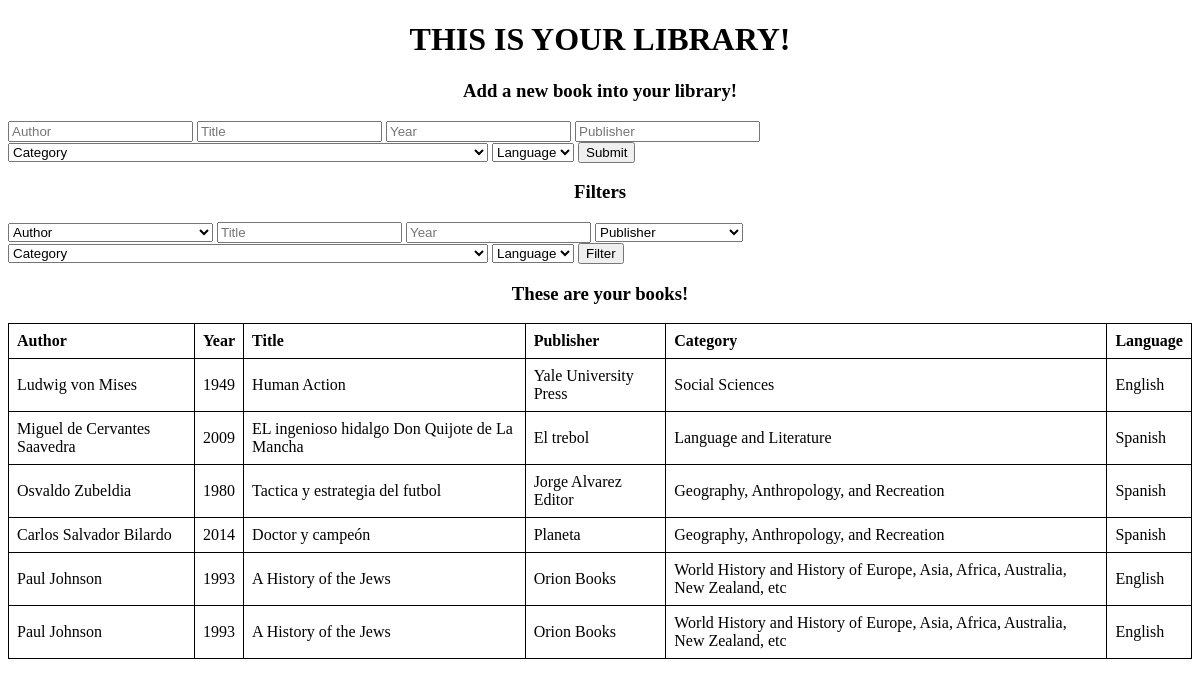
The app's page /, older data.
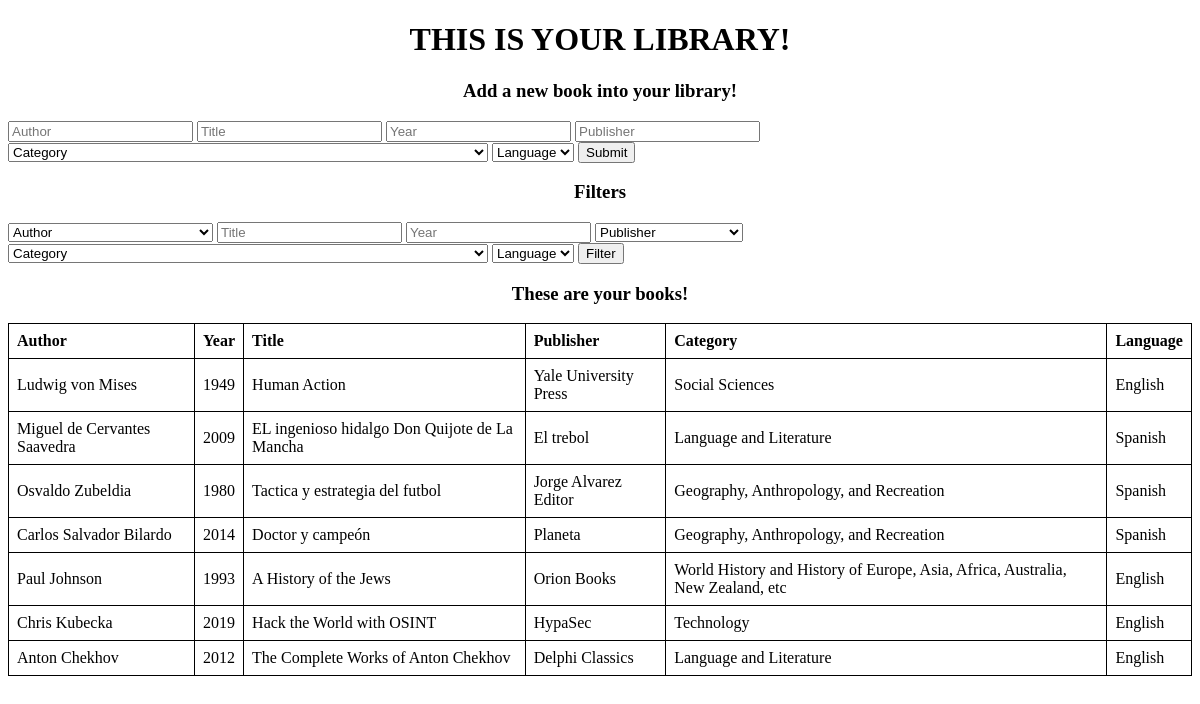
The same page, newer data.
### books/models.py (models this page shows, shortened)
class Books(models.Model):
    class LCC(models.TextChoices):
        GENERAL_WORK = 'A', 'General Works'
        PHILOSOPHY_PSYCHOLOGY_RELIGION = 'B', 'Philosophy, Psychology, Religion'
        AUXILIARY_SCIENCES_OF_HISTORY = 'C', 'Auxiliary Sciences of History'
        WORLD_HISTORY_AND_HISTORY_OF_CONTINENTS = 'D', 'World History and History of Europe, Asia, Africa, Australia, New Zealand, etc'
        HISTORY_OF_AMERICA = 'E', 'History of America'
        HISTORY_OF_THE_AMERICAS = 'F', 'History of the Americas'
        GEOGRAPHY_ANTHROPOLOGY_AND_RECREATION = 'G', 'Geography, Anthropology, and Recreation'
        SOCIAL_SCIENCES = 'H', 'Social Sciences'
        POLITICAL_SCIENCE = 'J', 'Political Science'
        LAW = 'K', 'Law'
        EDUCATION = 'L', 'Education'
        MUSIC = 'M', 'Music'
        FINE_ARTS = 'N', 'Fine Arts'
        LANGUAGE_AND_LITERATURE = 'P', 'Language and Literature'
        SCIENCE = 'Q', 'Science'
        MEDICINE = 'R', 'Medicine'
        AGRICULTURE = 'S', 'Agriculture'
        TECHNOLOGY = 'T', 'Technology'
        MILITARY_SCIENCE = 'U', 'Military Science'
        NAVAL_SCIENCE = 'V', 'Naval Science'
        GENERAL_INFORMATION_RESOURCES = 'Z', 'Bibliography, Library Science, and General Information Resources'
    class Languages(models.TextChoices):
        SPANISH = 'SPA', 'Spanish'
        ENGLISH = 'ENG', 'English'
        FRENCH = 'FRE', 'French'
    authorship = models.ForeignKey(
        Authors,
        related_name="books",
        verbose_name="Book's authorship",
        help_text="Enter author's name",
        db_index=True,
        on_delete=models.CASCADE
        )
    year = models.PositiveIntegerField(
        verbose_name="Book's publication Year",
        help_text="Enter book's year",
        db_index=True
        )
    title = models.CharField(
        max_length=150,
        verbose_name="Book's title",
        help_text="Enter book's title"
        )
    publisher = models.ForeignKey(
        Publishers,
        verbose_name="Book's publisher",
        help_text="Enter publisher's name",
        db_index=True,
        on_delete=models.CASCADE
        )
    category = models.CharField(
        max_length=1,
        choices=LCC.choices,
        verbose_name="Book's LCC",
        help_text="Enter book's LCC",
        db_index=True
        )
    language = models.CharField(
        max_length=3,
        choices=Languages.choices,
        verbose_name="Book's language",
        help_text="Enter book's language",
        db_index=True
        )

class Authors(models.Model):
    name = models.CharField(max_length=100)
    def __str__(self):
        return self.name

class Publishers(models.Model):
    name = models.CharField(max_length=100)
    def __str__(self):
        return self.name

### books/views.py (the view, shortened to what this page needs)
# urls.py: path("", views.index, name="index"),
def index(request):
    if request.method == 'GET':
        try:
            parameters = {
                "author": request.GET.get('authorship'),
                "title": request.GET.get('title'),
                "publisher": request.GET.get('publisher'),
                "year": request.GET.get('year'),
                "category": request.GET.get('category'),
                "language": request.GET.get('language')
                }
            context = filter(parameters)
        except Exception as e:
            context = {"error_message": e}
    if len(context) > 1:
        return render(request, "books/index.html", context)
    else:
        return render(request, "books/error.html", context)

### books/templates/books/index.html (shortened to what this page needs)
<!DOCTYPE html>
<html lang="en">
    <head>
    </head>
    <body>
        <h1>THIS IS YOUR LIBRARY!</h1>
        <h3>Add a new book into your library!</h3>
        <form action="{% url 'index' %}" method="POST">
            <input type="text" placeholder="Author" id="authorship" name="authorship" required>
            <input type="text" placeholder="Title" id="title" name="title" required>
            <input type="number" placeholder="Year" id="year" name="year" required>
            <input type="text" placeholder="Publisher" id="publisher" name="publisher" required>
            <select name="category" id="category">
                <option disabled selected>Category</option>
            </select>
            <select name="language" id="language">
                <option disabled selected>Language</option>
            </select>
            <button type="submit">Submit</button>
        </form>
        <h3>Filters</h3>
        <form action="{% url 'index' %}" method="GET">
            <select name="authorship" id="authorship">
                <option disabled selected>Author</option>
            </select>
            <input type="text" placeholder="Title" id="title" name="title">
            <input type="number" placeholder="Year" id="year" name="year">
            <select name="publisher" id="publisher">
                <option disabled selected>Publisher</option>
            </select>
            <select name="category" id="category">
                <option disabled selected>Category</option>
            </select>
            <select name="language" id="language">
                <option disabled selected>Language</option>
            </select>
            <button type="submit">Filter</button>
        </form>
        <h3>These are your books!</h3>
        <table style="border: 1px solid black; border-collapse: collapse;">
            <thead>
                <tr>
                    <th>Author</th>
                    <th>Year</th>
                    <th>Title</th>
                    <th>Publisher</th>
                    <th>Category</th>
                    <th>Language</th>
                </tr>
            </thead>
            <tbody>
                {% for book in books %}
                <tr>
                    <td>{{ book.authorship }}</td>
                    <td>{{ book.year }}</td>
                    <td>{{ book.title }}</td>
                    <td>{{ book.publisher }}</td>
                    <td>{{ book.get_category_display }}</td>
                    <td>{{ book.get_language_display }}</td>
                </tr>
                {% empty %}
                <tr>
                    <tdcolspan="6" style="text-align: center;">No books found.</td>
                </tr>
                {% endfor %}
            </tbody>
        </table>
    </body>
</html>

### books/templates/books/index.html (style rules this page uses)
h1 { text-align: center; }
h3 { text-align: center; }
table { border-collapse: collapse; width: 100%; }
th, td { border: 1px solid black; padding: 8px; text-align: left; }

Row changes from the older to the newer data that the page shows:
removed Books: authorship "Paul Johnson", year "1993", title "A History of the Jews", publisher "Orion Books", category "World History and History of Europe, Asia, Africa, Australia, New Zealand, etc", language "English"
added Books: authorship "Chris Kubecka", year "2019", title "Hack the World with OSINT", publisher "HypaSec", category "Technology", language "English"
added Books: authorship "Anton Chekhov", year "2012", title "The Complete Works of Anton Chekhov", publisher "Delphi Classics", category "Language and Literature", language "English"
